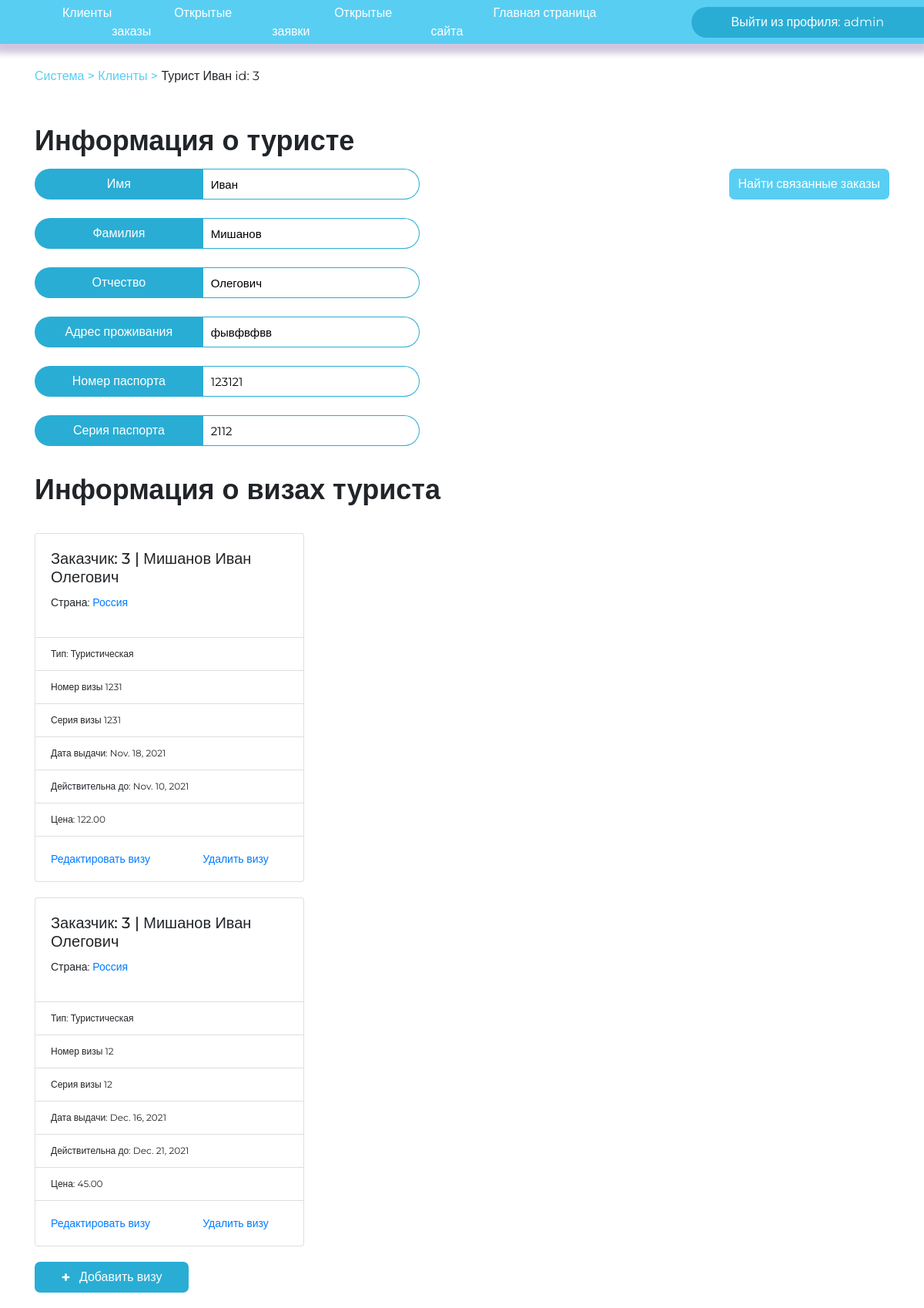
The page /agent/client/3/ (signed in) on the database its author committed.
### djangoApp/models.py (models this page shows)
class Client(models.Model):
    surname = models.CharField(max_length=30)
    name = models.CharField(max_length=30)
    patronymic = models.CharField(max_length=30)
    address = models.CharField(max_length=50)
    email = models.CharField(max_length=50)
    pass_and_serial = models.CharField(
        max_length=12, db_index=True, null=True, blank=True)
    pass_number = models.CharField(max_length=6, validators=[
                                   MinLengthValidator(6, 'Длина номера паспорта 6 цифр')])
    pass_serial = models.CharField(max_length=4, validators=[
                                   MinLengthValidator(4, 'Длина серии паспорта 4 цифры')])
    def __str__(self):
        return "%s | %s %s %s, %s %s" % (
            self.id, self.surname, self.name, self.patronymic, self.pass_number, self.pass_serial
        )

class Visa(models.Model):
    client_id = models.ForeignKey(Client, on_delete=models.CASCADE)
    country_id = models.ForeignKey(Country, on_delete=models.CASCADE)
    type_id = models.ForeignKey(VisaType, on_delete=models.CASCADE)
    visa_number = models.CharField(max_length=10)
    visa_serial = models.CharField(max_length=10)
    start_date = models.DateField()
    end_date = models.DateField()
    price = models.DecimalField(max_digits=18, decimal_places=2)

class Country(models.Model):
    name = models.CharField(max_length=30)
    money = models.CharField(max_length=30)
    language = models.CharField(max_length=30)
    def __str__(self):
        return self.name
    class Meta:
        verbose_name_plural = "Countries"

class VisaType(models.Model):
    name = models.CharField(max_length=30)
    def __str__(self):
        return self.name

### djangoApp/views.py (the view, shortened to what this page needs)
# urls.py: path('agent/client/<int:id>/', ClientInfo.as_view(), name='get_client_info'),
class ClientInfo(LoginRequiredMixin, View):
    redirect_field_name = None
    def get(self, request, id):
        client = get_client_info(id)
        form = VisaForm()
        visas = get_client_visas(id)
        typesV = get_visas_types()
        boolVisa = Visa.objects.filter(client_id=client).exists()
        context = {
            'visas': visas,
            'visas_type': typesV,
            'visaExists': boolVisa,
            'visaForm': form,
            'client': client,
        }
        return render(request, "client_info.html", context=context)

### djangoApp/base.py (called while the page is built)
def get_client_info(id):
    client = Client.objects.get(id = id)
    return client

def get_client_visas(id):
    visas = Visa.objects.filter(client_id = id)
    return visas

def get_visas_types():
    typesV = VisaType.objects.all()
    return typesV

### djangoApp/templates/client_info.html (shortened to what this page needs)
{% extends 'secret_panel.html' %}
{% block currPath %}<div class="path"><a href="/agent/">Система > </a> <a href = "/agent/clients">Клиенты > </a>Турист {{client.name}} id: {{client.id}}</div>
{% endblock %}
{% block content %}
<div style="margin-top: 50px">
    <h1 class="semi-text" style="margin-bottom:15px;">Информация о туристе</h1>
    <a style="float:right;" class="btn btn-primary" href="/agent/?id_client={{client.id}}">Найти связанные заказы</a>
    <div class="enter-container" style="width: 500px;">
        <span class="enterPL-invite">Имя</span><input type="text" value="{{ client.name }}" readonly
            class="enterPL-input" />
    </div>
    <div class="enter-container" style="width: 500px;">
        <span class="enterPL-invite">Фамилия</span><input type="text" value="{{ client.surname }}" readonly
            class="enterPL-input" />
    </div>
    <div class="enter-container" style="width: 500px;">
        <span class="enterPL-invite">Отчество</span><input type="text" value="{{ client.patronymic }}" readonly
            class="enterPL-input" />
    </div>
    <div class="enter-container" style="width: 500px;">
        <span class="enterPL-invite">Адрес проживания</span><input type="text" value="{{ client.address }}" readonly
            class="enterPL-input" />
    </div>
    <div class="enter-container" style="width: 500px;">
        <span class="enterPL-invite">Номер паспорта</span><input type="text" value="{{ client.pass_number }}" readonly
            class="enterPL-input" />
    </div>
    <div class="enter-container" style="width: 500px;">
        <span class="enterPL-invite">Серия паспорта</span><input type="text" value="{{ client.pass_serial }}" readonly
            class="enterPL-input" />
    </div>
    <h1 class="semi-text" style="margin-bottom:15px; margin-top: 35px">Информация о визах туриста</h1>
    {% if visaExists %}
        {% for visa in visas %}
        <div class="row row-cols-2 row-cols-md-3 g-4">
            {% include 'visa_card.html' %}
        </div>
        {% endfor %}
    {% else %}
    <p class="semi-text text-muted">Информация остутствует</p>
    {% endif %}
    <button type="button" class="btn btn-primary" id="add-visa" data-bs-toggle="modal"
        data-bs-target="#exampleModal" style="margin-bottom: 20px;"><span style="font-weight: bold; font-size: 20px;"> +
            &nbsp;</span>Добавить визу</button>
</div>
{% endblock %}

### djangoApp/templates/secret_panel.html (shortened to what this page needs)
<!DOCTYPE HTML PUBLIC "-//W3C//DTD HTML 4.01//EN" "http://www.w3.org/TR/html4/strict.dtd">
<html>
<head>
    <link rel="stylesheet" type="text/css" href="/static/css/style.css">
    <link rel="stylesheet" href="https://cdn.jsdelivr.net/npm/bootstrap@4.5.3/dist/css/bootstrap.min.css"
>
</head>
<body>
    <header>
        <nav class="menu" style="background-color: #59CEF3;">
            {% if request.user.is_authenticated %}
            <ul>
                <li><a href="/agent/clients">Клиенты</a></li>
                <li><a href="/agent/">Открытые заказы</a></li>
                <li><a href="/agent/calls/">Открытые заявки</a></li>
                <li><a href="/">Главная страница сайта</a></li>
            </ul>
            <a href="{% url 'logout' %}" class="btn btn-primary" id="logout">Выйти из профиля: {{user.username}}</a>
            {% else %}
            <span class="text-light ml-3">Требуется авторизация! Покиньте эту страницу если вы попали на нее
                случайно.</span>
            {% endif %}
        </nav>
    </header>
    <div class="container">
        {% block currPath %}{% endblock %}
        {% block content %}
        {% endblock %}
    </div>
</body>
</html>

### djangoApp/templates/visa_card.html
{% block content %}
    <div class="col">
        <div class="card" style = "margin-top: 20px;">
            <div class="card-body">
                <h5 class="card-title">Заказчик: {{ visa.client_id.id }} | {{ visa.client_id.surname }} {{ visa.client_id.name }} {{ visa.client_id.patronymic }}</h5>
                <div class="card-text">
                    <p>Страна: <a href="#">{{ visa.country_id.name }}</a></p>
                </div>
            </div>
            <ul class="list-group list-group-flush">
                <li class="list-group-item">Тип: {{ visa.type_id.name }}</li>
                <li class="list-group-item">Номер визы {{ visa.visa_number }}</li>
                <li class="list-group-item">Серия визы {{ visa.visa_serial }}</li>
                <li class="list-group-item">Дата выдачи: {{ visa.start_date }}</li>
                <li class="list-group-item">Действительна до: {{ visa.end_date }}</li>
                <li class="list-group-item">Цена: {{ visa.price }}</li>
            </ul>
            <div class="card-body">
                <div class="row">
                    <div class="col-7">
                        <a href="edit-visa/{{visa.id}}" class="card-link">Редактировать визу</a>
                    </div>
                    <div class="col-5">
                        <a href="delete-visa/{{visa.id}}" class="card-link">Удалить визу</a>
                    </div>
                </div>
            </div>
        </div>
    </div>
{% endblock %}

### djangoApp/static/css/style.css (style rules this page uses)
body { margin: 0px; padding: 0px 0px 0px; font-family: 'Montserrat', sans-serif !important; font-style: normal !important; font-weight: normal !important; min-height: 100vh; }
.card { font-size: 14px !important; line-height: 18px; margin-top: 50px; }
.card .list-group .list-group-item { font-size: 12px !important; }
.btn-primary { display: flex !important; background-color: #59CEF3 !important; height: 40px !important; border-radius: 7px !important; line-height: 1.5 !important; align-items: center !important; justify-content: center !important; font-size: 20 !important; text-decoration: none !important; color: #fff; border: none !important; }
.semi-text { font-size: 36px; font-weight: 600; }
header .menu { background-color: #ED9E72; padding: 15px 0px 15px 0px; display: flex; align-items: center; box-shadow: 0px 6px 8px 6px rgba(69, 26, 124, 0.25); height: 57px; flex-direction: row; z-index: 3; }
header .menu a { margin-left: 81px; color: #fff; text-decoration: none; }
header .menu #logout { background-color: #2aadd4 !important; width: 306px; height: 100%; border-radius: 30px 0 0 30px !important; }
header .menu ul { margin-left: auto; padding: 0; margin: 0; margin-left: auto; list-style-type: none; display: flex; }
.enterPL-invite { background-color: #2aadd4; width: 43.75%; height: 40px; display: flex; align-items: center; justify-content: center; border-radius: 25px 0px 0px 25px; color: #fff; }
.enter-container { display: flex; direction: row; flex-wrap: nowrap; margin-bottom: 24px; }
.enterPL-input { width: 56.25%; height: 40px; border: 1px solid #2aadd4; border-left: none; box-sizing: border-box; font-size: 15px; border-radius: 0 25px 25px 0; padding-left: 10px; }
.path { margin-top: 30px; }
.path a { color: #59CEF3 !important; text-decoration: none !important; font-weight: 500; font-size: 20; }
#add-visa { background: #2AADD4 !important; width: 200px !important; }
#add-visa { margin-top: 20px; }

### rows shown on the page
Client: name "Иван", id "3", surname "Мишанов", patronymic "Олегович", address "фывфвфвв", pass_number "123121", pass_serial "2112"
Visa: client_id.id "3", client_id.surname "Мишанов", client_id.name "Иван", client_id.patronymic "Олегович", country_id.name "Россия", type_id.name "Туристическая", visa_number "1231", visa_serial "1231", start_date "Nov. 18, 2021", end_date "Nov. 10, 2021", price "122.00"
Visa: client_id.id "3", client_id.surname "Мишанов", client_id.name "Иван", client_id.patronymic "Олегович", country_id.name "Россия", type_id.name "Туристическая", visa_number "12", visa_serial "12", start_date "Dec. 16, 2021", end_date "Dec. 21, 2021", price "45.00"

### other values the page prints
{{ user.username }} "admin"
